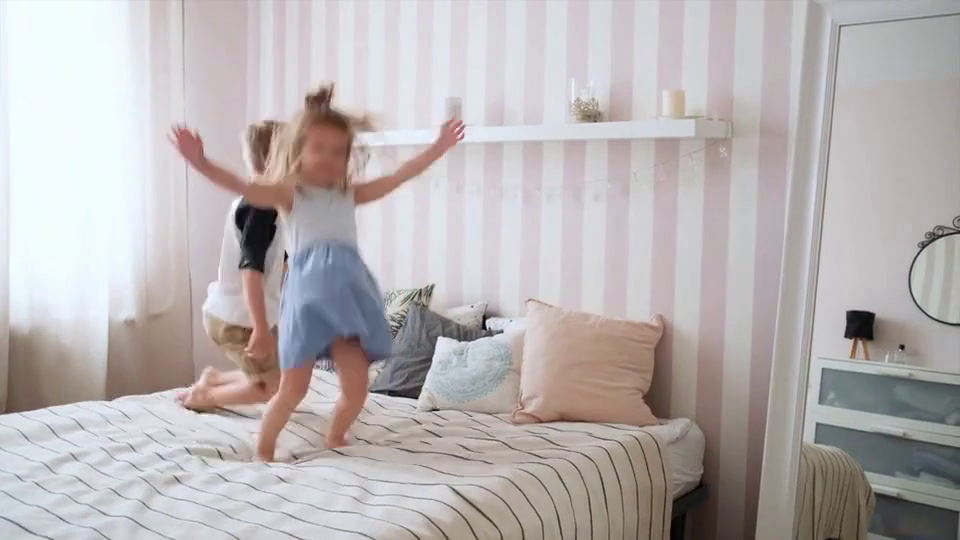
#> input picture frame 20 of detection/pro_handbook/sam3_runtime/sam3_source/assets/videos/bedroom.mp4, 960 x 540 px, given in place of the camera
$ python 4KCamParamOptimize.py   (older library calls are emulated)
#> lines starting #> are read from the running program, lines starting #| are printed output that depends on the picture
#!/usr/bin/env python3
# -*- coding: utf-8 -*-

import argparse
import csv
import subprocess
import time
from pathlib import Path

import cv2
import numpy as np

try:
    from pyzbar.pyzbar import decode as zbar_decode
except Exception:
    zbar_decode = None


def run(cmd: list[str]) -> None:
    subprocess.run(cmd, check=True)
#> (this line was passed over: subprocess is not available in this run)


def set_ctrl(dev: str, **kwargs) -> None:
    # 例: set_ctrl("/dev/video10", gain=8, exposure_time_absolute=250)
    items = [f"{k}={v}" for k, v in kwargs.items()]
    run(["v4l2-ctl", "-d", dev, "--set-ctrl=" + ",".join(items)])


def set_format(dev: str, width: int, height: int, pix: str, fps: int) -> None:
    run(["v4l2-ctl", "-d", dev, f"--set-fmt-video=width={width},height={height},pixelformat={pix}"])
    run(["v4l2-ctl", "-d", dev, f"--set-parm={fps}"])


def capture_one(dev_path: str, width: int, height: int, fourcc: str, warmup: int = 20) -> np.ndarray:
#> called with dev_path = '/dev/video10', width = 3840, height = 2160, fourcc = 'MJPG', warmup = 20
    cap = cv2.VideoCapture(dev_path, cv2.CAP_V4L2)
    if not cap.isOpened():
        raise RuntimeError(f"open failed: {dev_path}")

    cap.set(cv2.CAP_PROP_FOURCC, cv2.VideoWriter_fourcc(*fourcc))
    cap.set(cv2.CAP_PROP_FRAME_WIDTH, float(width))
    cap.set(cv2.CAP_PROP_FRAME_HEIGHT, float(height))

    # warmup
    for _ in range(warmup):
        cap.read()
#> this loop made 20 passes
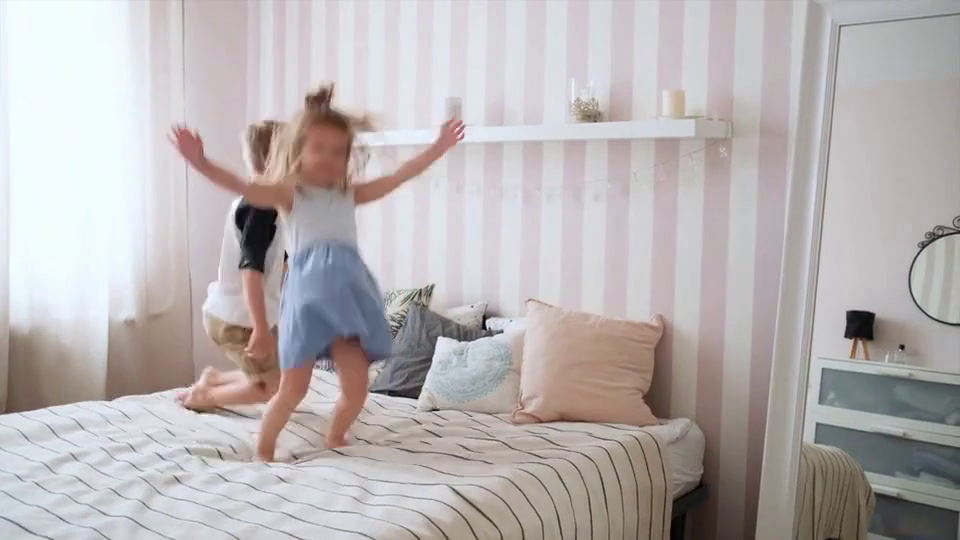
#> input picture frame 20 of detection/pro_handbook/sam3_runtime/sam3_source/assets/videos/bedroom.mp4, 960 x 540 px, given in place of the camera
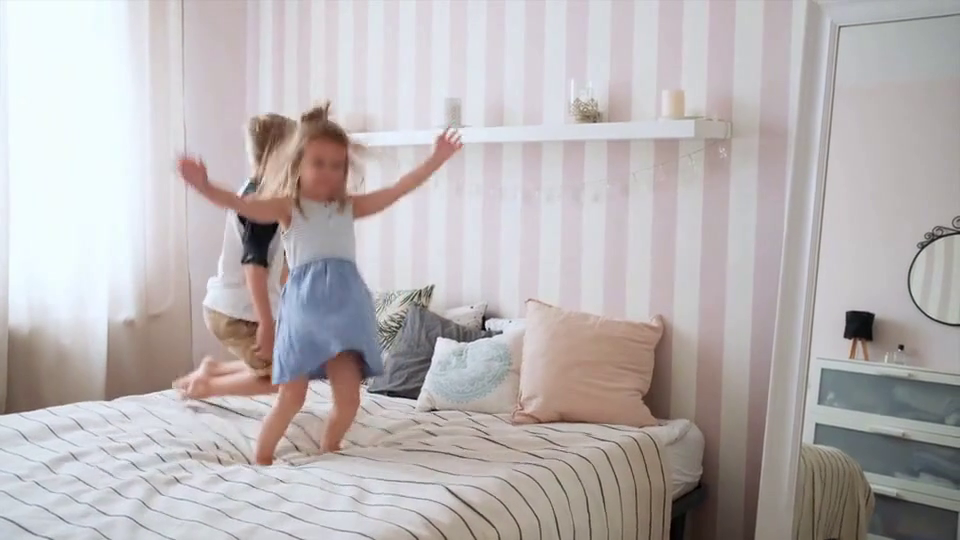
#> input picture frame 21 of detection/pro_handbook/sam3_runtime/sam3_source/assets/videos/bedroom.mp4, 960 x 540 px, given in place of the camera

    ok, frame = cap.read()
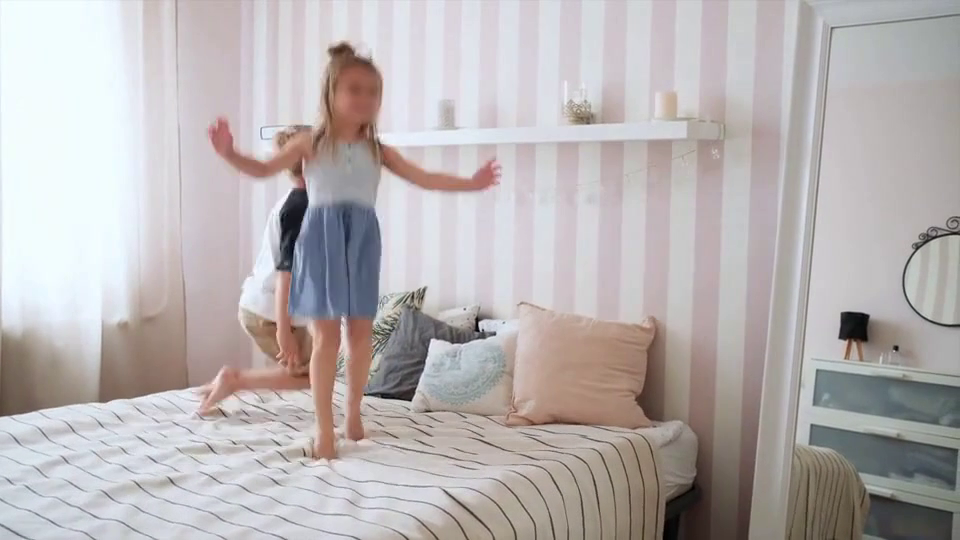
#> input picture frame 40 of detection/pro_handbook/sam3_runtime/sam3_source/assets/videos/bedroom.mp4, 960 x 540 px, given in place of the camera
#> frame is the input picture: shape (540, 960, 3); mean B, G, R 179, 178.7, 184.3
    cap.release()
    if not ok or frame is None:
        raise RuntimeError("capture failed")
    return frame


def roi_barcode_right(frame: np.ndarray) -> tuple[np.ndarray, tuple[int, int, int, int]]:
    """
    棚画像の右側ラベル帯にバーコードがある前提の雑ROI。
    必要なら比率は調整してOK。
    """
    H, W = frame.shape[:2]
#> H = 540; W = 960
    x1 = int(W * 0.68)
#> x1 = 652
    x2 = int(W * 0.98)
#> x2 = 940
    y1 = int(H * 0.28)
#> y1 = 151
    y2 = int(H * 0.62)
#> y2 = 334
    roi = frame[y1:y2, x1:x2]
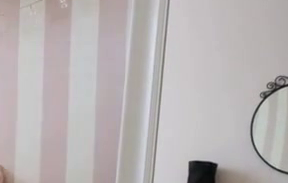
#> roi: shape (183, 288, 3); mean B, G, R 180, 179.4, 184.8
    return roi, (x1, y1, x2, y2)


def decode_try(gray: np.ndarray) -> str | None:
    if zbar_decode is None:
        return None

    # サイズ違いも試す（スケールが合うと通ることがある）
    imgs = [
        gray,
        cv2.resize(gray, None, fx=0.75, fy=0.75, interpolation=cv2.INTER_AREA),
        cv2.resize(gray, None, fx=1.5, fy=1.5, interpolation=cv2.INTER_LINEAR),
    ]
    for im in imgs:
        res = zbar_decode(im)
        if res:
            return res[0].data.decode("utf-8", errors="ignore")
    return None


def quality_metrics(roi_gray: np.ndarray) -> tuple[float, float, float]:
    """
    - sharp: ぼけ/ピントの指標（Laplacian var）
    - edge_x: 縦線量（Sobel-x の平均絶対値）
    - noise: エッジを除外した背景ノイズ推定（grad小さい部分のstd）
    """
    sharp = float(cv2.Laplacian(roi_gray, cv2.CV_32F).var())

    sx = cv2.Sobel(roi_gray, cv2.CV_32F, 1, 0, ksize=3)
    sy = cv2.Sobel(roi_gray, cv2.CV_32F, 0, 1, ksize=3)
    grad = np.abs(sx) + np.abs(sy)
    edge_x = float(np.mean(np.abs(sx)))

    # 背景ノイズ推定：強エッジを除外してstd
    g = grad.reshape(-1)
    thr = np.percentile(g, 70)  # 上位30%のエッジを捨てる
    mask = grad < thr
    if np.count_nonzero(mask) < 100:
        noise = float(np.std(roi_gray))
    else:
        noise = float(np.std(roi_gray[mask]))

    return sharp, edge_x, noise


def score(sharp: float, edge_x: float, noise: float, gain: int, decoded: str | None) -> float:
    """
    ベスト選定用のスコア。
    - decoded成功が最優先
    - それ以外は「縦エッジ多い」「シャープ」「ノイズ少ない」を重視
    - gainが高いほどペナルティ（ノイズが増えるので）
    """
    if decoded is not None and decoded != "":
        return 1e9 - gain  # decodeできたら低gain優先で勝つ

    # 単位が違うので係数は経験則。必要なら調整。
    base = edge_x * 1.0 + sharp * 0.01 - noise * 1.2
    penalty = 0.8 * (gain / 255.0)  # gainが高いほど微ペナルティ
    return base - penalty


def main():
    ap = argparse.ArgumentParser()
    ap.add_argument("--dev", default="/dev/video10")
    ap.add_argument("--width", type=int, default=3840)
    ap.add_argument("--height", type=int, default=2160)
    ap.add_argument("--pix", default="MJPG")      # v4l2-ctl用
    ap.add_argument("--fourcc", default="MJPG")   # OpenCV用
    ap.add_argument("--fps", type=int, default=30)
    ap.add_argument("--outdir", default="/home/book/pro_book/pro_hand_book_python/captures/bookshelf_barcode/scan4k")

    # 10枚固定：gain 2通り × exposure 5通り
    ap.add_argument("--gains", default="0,8")
    ap.add_argument("--exposures", default="80,120,160,220,300")

    # 固定設定
    ap.add_argument("--focus", type=int, default=250)  # とりあえず。合わなければ変える
    ap.add_argument("--set-50hz", action="store_true", help="power_line_frequency を 50Hz 側に寄せる（推奨）")
    ap.add_argument("--no-af", action="store_true", help="AFを止めて focus_absolute を固定（推奨）")
    ap.add_argument("--manual-exposure", action="store_true", help="auto_exposure=1(Manual) と dynamic_framerate=0（推奨）")
    ap.add_argument("--no-publish", action="store_true")  # 将来拡張用（ここでは未使用）

    args = ap.parse_args()

    outdir = Path(args.outdir)
    outdir.mkdir(parents=True, exist_ok=True)

    gains = [int(x) for x in args.gains.split(",") if x.strip() != ""]
    expos = [int(x) for x in args.exposures.split(",") if x.strip() != ""]
    if len(gains) * len(expos) != 10:
        raise ValueError("gains×exposures が 10 になるようにしてください（例: gains=0,8 exposures=80,120,160,220,300）")

    # ---- カメラ側の固定設定（ノイズ低減寄り） ----
    # 4K MJPG 30fps 固定
    set_format(args.dev, args.width, args.height, args.pix, args.fps)

    if args.set_50hz:
        # あなたの表示では (60 Hz)=2 なので、50Hzは 1 の可能性が高い
        try:
            set_ctrl(args.dev, power_line_frequency=1)
        except Exception:
            pass

    if args.manual_exposure:
        # V4L2_CID_EXPOSURE_AUTO: 0=Auto, 1=Manual, 2=Shutter, 3=Aperture (一般的)
        try:
            set_ctrl(args.dev, auto_exposure=1, exposure_dynamic_framerate=0)
        except Exception:
            pass

    if args.no_af:
        try:
            set_ctrl(args.dev, focus_automatic_continuous=0, focus_absolute=args.focus)
        except Exception:
            pass

    # シャープ/逆光補正はノイズや偽エッジ要因になりうるので弱め（効けば）
    try:
        set_ctrl(args.dev, sharpness=1, backlight_compensation=0)
    except Exception:
        pass

    # ---- スキャン本体 ----
    csv_path = outdir / "scan.csv"
    with open(csv_path, "w", newline="", encoding="utf-8") as f:
        w = csv.writer(f)
        w.writerow(["idx", "gain", "exposure", "decoded", "sharp", "edge_x", "noise", "score", "img", "roi"])

        best = {"score": -1e18, "gain": None, "exp": None, "decoded": None, "img": None}

        idx = 0
        for g in gains:
            for e in expos:
                idx += 1
                print(f"[{idx}/10] set gain={g}, exposure_time_absolute={e}")
                set_ctrl(args.dev, gain=g, exposure_time_absolute=e)
                time.sleep(0.15)

                frame = capture_one(args.dev, args.width, args.height, args.fourcc)

                img_path = outdir / f"shot_{idx:02d}_g{g:03d}_e{e:04d}.png"
                cv2.imwrite(str(img_path), frame)

                roi, (x1, y1, x2, y2) = roi_barcode_right(frame)
#> x1 = 652; y1 = 151; x2 = 940; y2 = 334
                roi_path = outdir / f"roi_{idx:02d}_g{g:03d}_e{e:04d}.png"
                cv2.imwrite(str(roi_path), roi)

                roi_gray = cv2.cvtColor(roi, cv2.COLOR_BGR2GRAY)

                decoded = decode_try(roi_gray)
#> the loop in decode_try, `for im in imgs:` made 1 pass
                sharp, edge_x, noise = quality_metrics(roi_gray)
                sc = score(sharp, edge_x, noise, g, decoded)

                print(f"  decoded={decoded} sharp={sharp:.1f} edge_x={edge_x:.1f} noise={noise:.1f} score={sc:.2f}")

                w.writerow([idx, g, e, decoded, f"{sharp:.3f}", f"{edge_x:.3f}", f"{noise:.3f}", f"{sc:.3f}", str(img_path), str(roi_path)])

                # best更新（decode成功ならgainが低い方が勝つようにscoreで調整済み）
                if sc > best["score"]:
                    best.update(score=sc, gain=g, exp=e, decoded=decoded, img=str(img_path))

    # bestを保存
    best_txt = outdir / "best.txt"
    best_txt.write_text(
        f"BEST\n"
        f"  gain={best['gain']}\n"
        f"  exposure_time_absolute={best['exp']}\n"
        f"  decoded={best['decoded']}\n"
        f"  score={best['score']}\n"
        f"  img={best['img']}\n",
        encoding="utf-8",
    )
    print("\n=== BEST ===")
    print(best_txt.read_text(encoding="utf-8"))


if __name__ == "__main__":
    main()
#> (the call stopped at in decode_try, `res = zbar_decode(im)`: pyzbar is not available in this run)

$ run again, starting later in the video
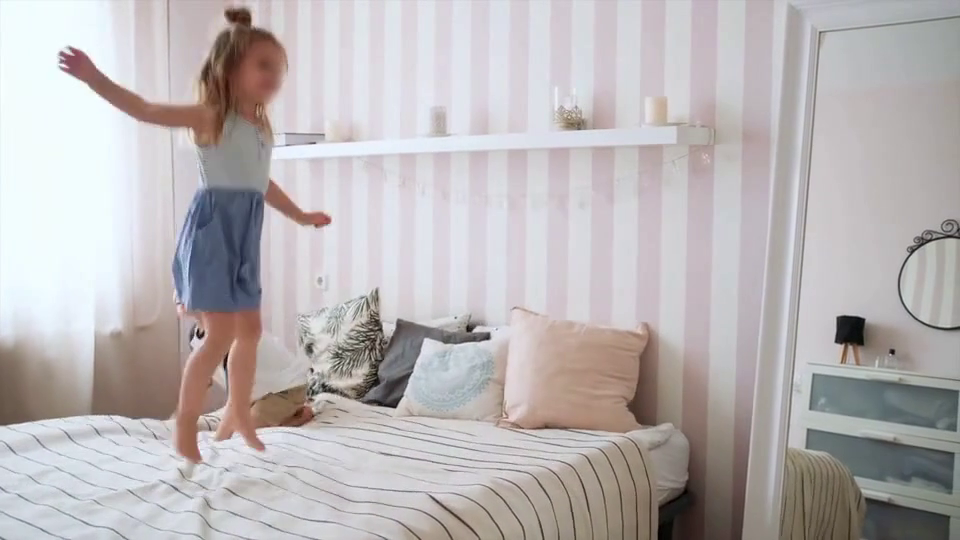
#> input picture frame 90 of detection/pro_handbook/sam3_runtime/sam3_source/assets/videos/bedroom.mp4, 960 x 540 px, given in place of the camera
#> the loop in capture_one, `for _ in range(warmup):` made 20 passes
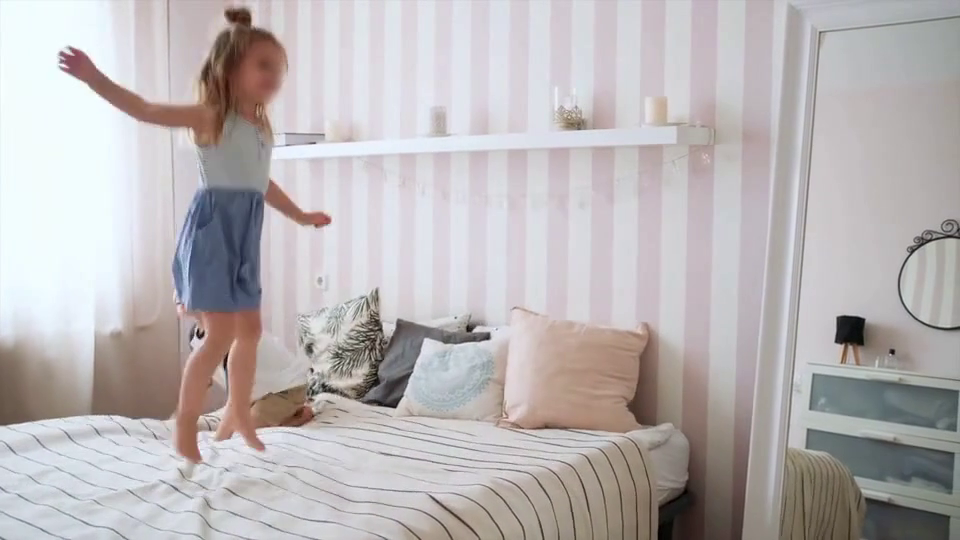
#> input picture frame 90 of detection/pro_handbook/sam3_runtime/sam3_source/assets/videos/bedroom.mp4, 960 x 540 px, given in place of the camera
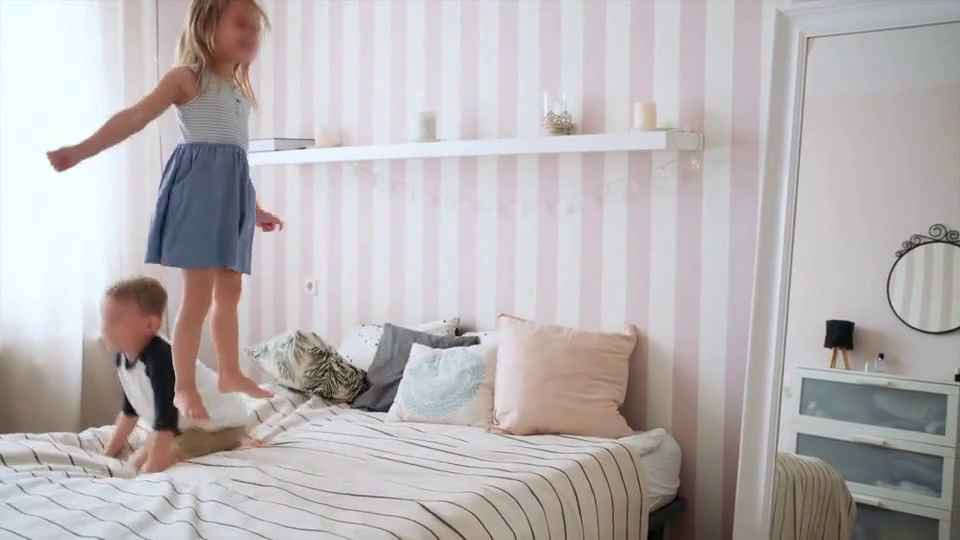
#> input picture frame 110 of detection/pro_handbook/sam3_runtime/sam3_source/assets/videos/bedroom.mp4, 960 x 540 px, given in place of the camera
#> in capture_one, frame is the input picture: shape (540, 960, 3); mean B, G, R 180, 179, 184.1
#> in roi_barcode_right, `roi = frame[y1:y2, x1:x2]`:
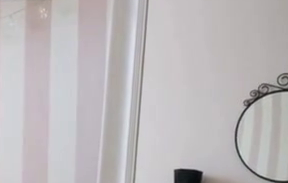
#> roi: shape (183, 288, 3); mean B, G, R 187.4, 185.4, 189.3
#> in main, `roi, (x1, y1, x2, y2) = roi_barcode_right(frame)`: x1 = 652; y1 = 151; x2 = 940; y2 = 334
#> the loop in decode_try, `for im in imgs:` made 1 pass

$ run again, starting later in the video
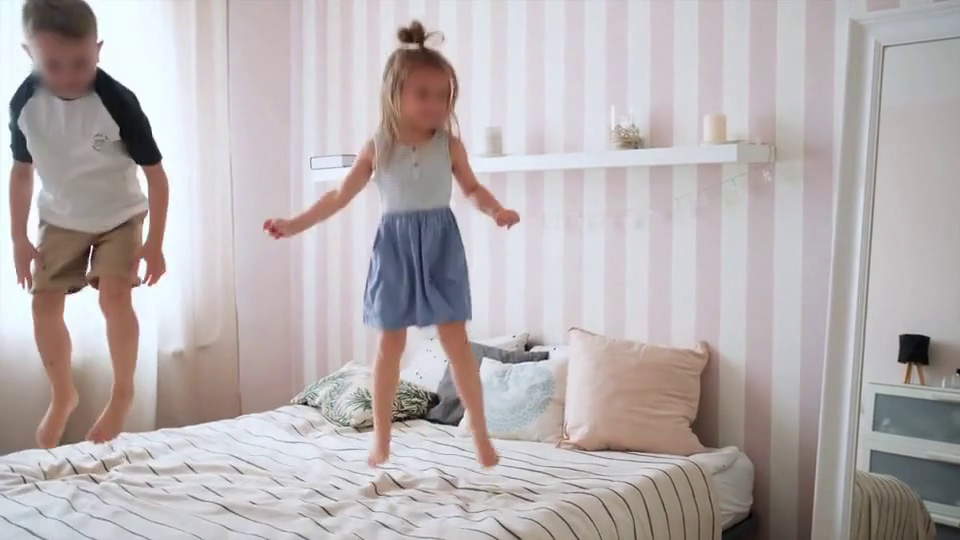
#> input picture frame 160 of detection/pro_handbook/sam3_runtime/sam3_source/assets/videos/bedroom.mp4, 960 x 540 px, given in place of the camera
#> the loop in capture_one, `for _ in range(warmup):` made 20 passes
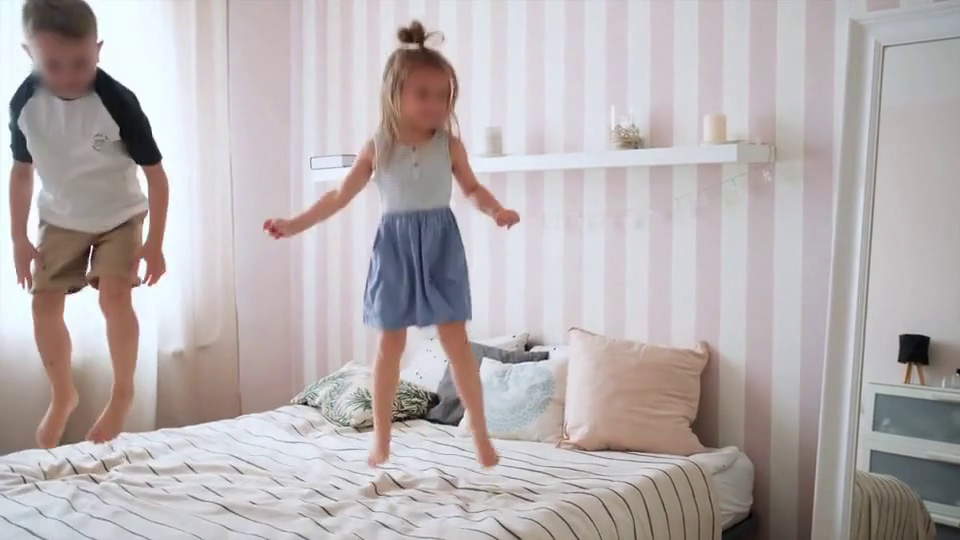
#> input picture frame 160 of detection/pro_handbook/sam3_runtime/sam3_source/assets/videos/bedroom.mp4, 960 x 540 px, given in place of the camera
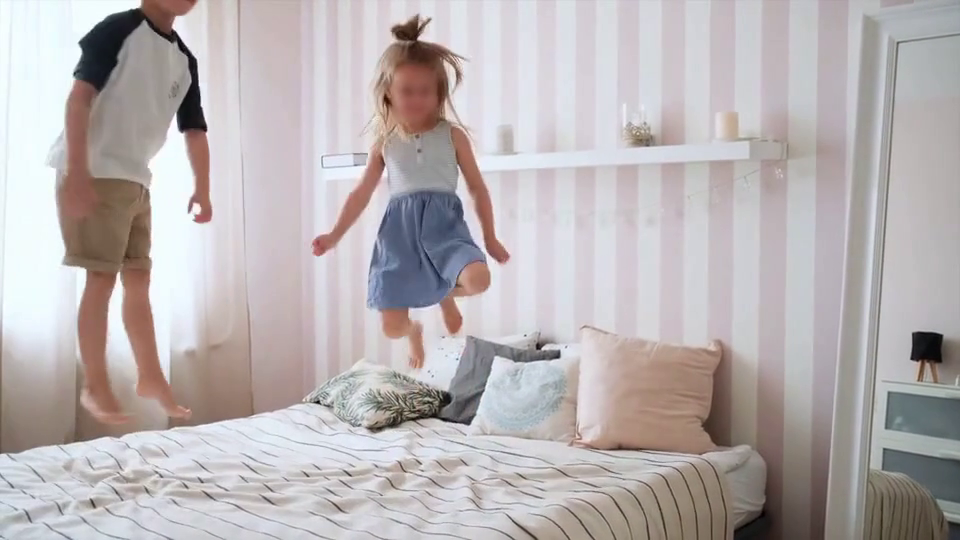
#> input picture frame 180 of detection/pro_handbook/sam3_runtime/sam3_source/assets/videos/bedroom.mp4, 960 x 540 px, given in place of the camera
#> in capture_one, frame is the input picture: shape (540, 960, 3); mean B, G, R 179, 178.1, 184.6
#> in roi_barcode_right, `roi = frame[y1:y2, x1:x2]`:
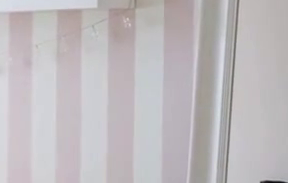
#> roi: shape (183, 288, 3); mean B, G, R 189.2, 186.3, 190.7
#> in main, `roi, (x1, y1, x2, y2) = roi_barcode_right(frame)`: x1 = 652; y1 = 151; x2 = 940; y2 = 334
#> the loop in decode_try, `for im in imgs:` made 1 pass
